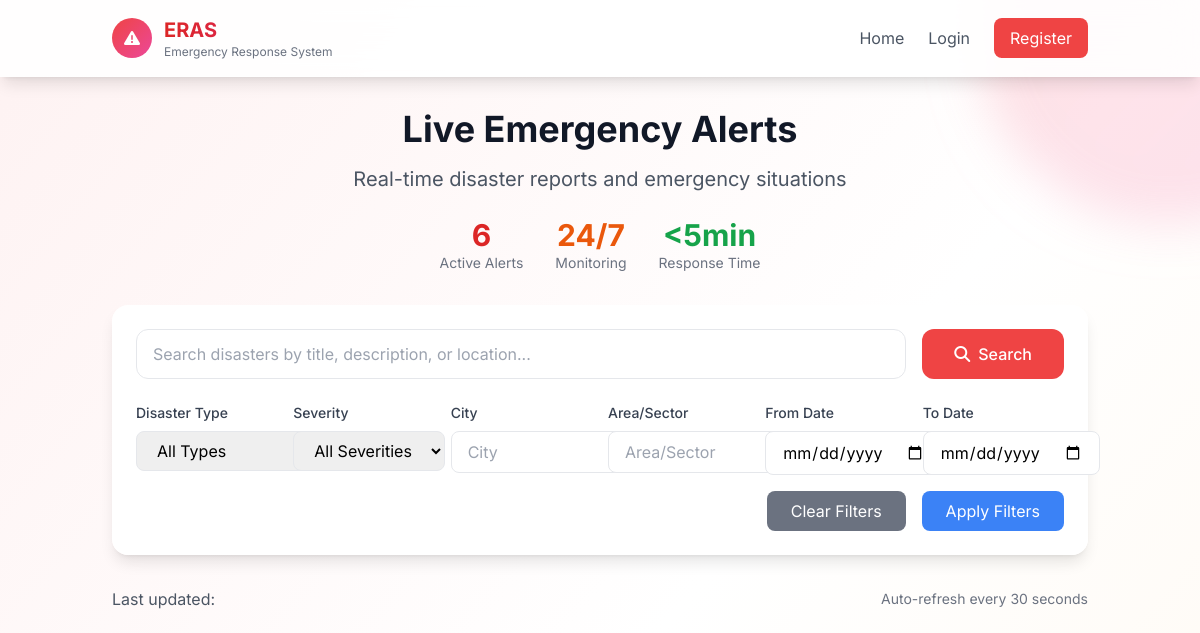
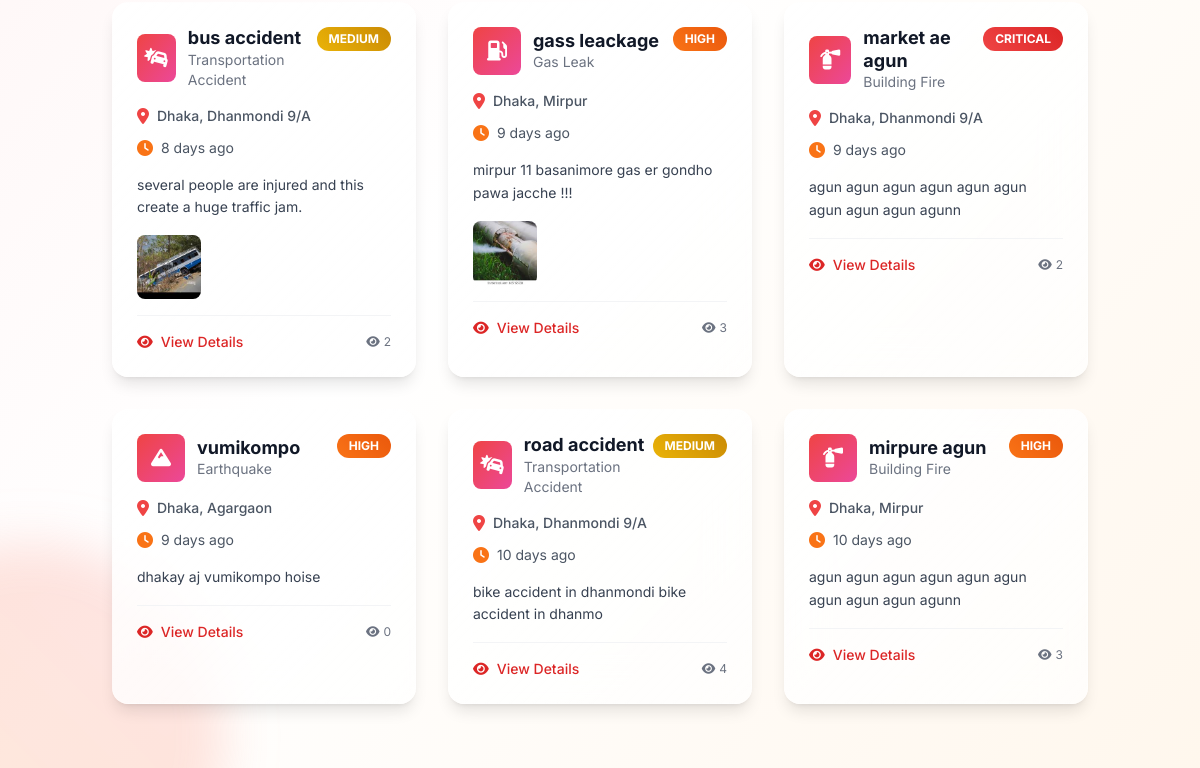
The app's page /disasters/, older data (2 pictures, top to bottom).
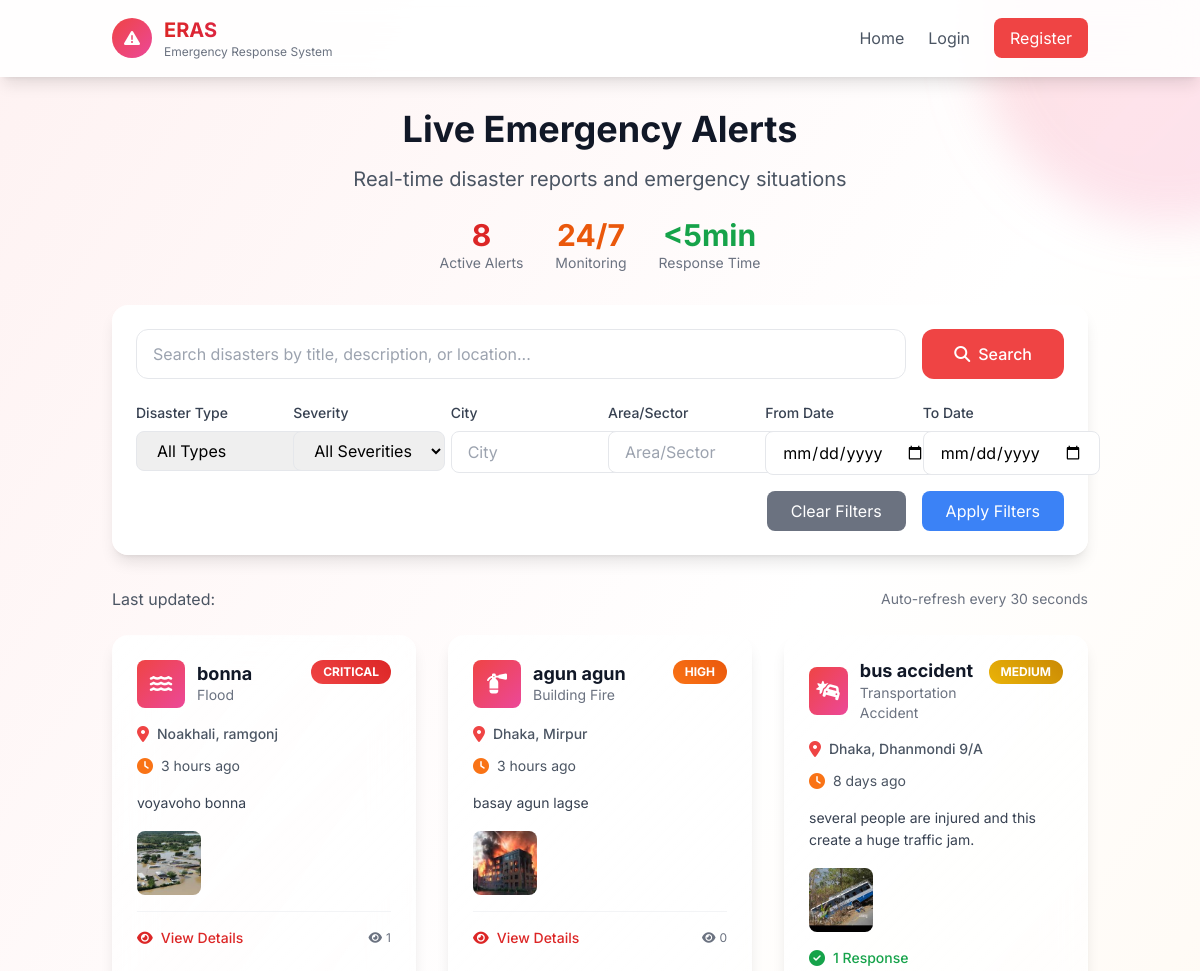
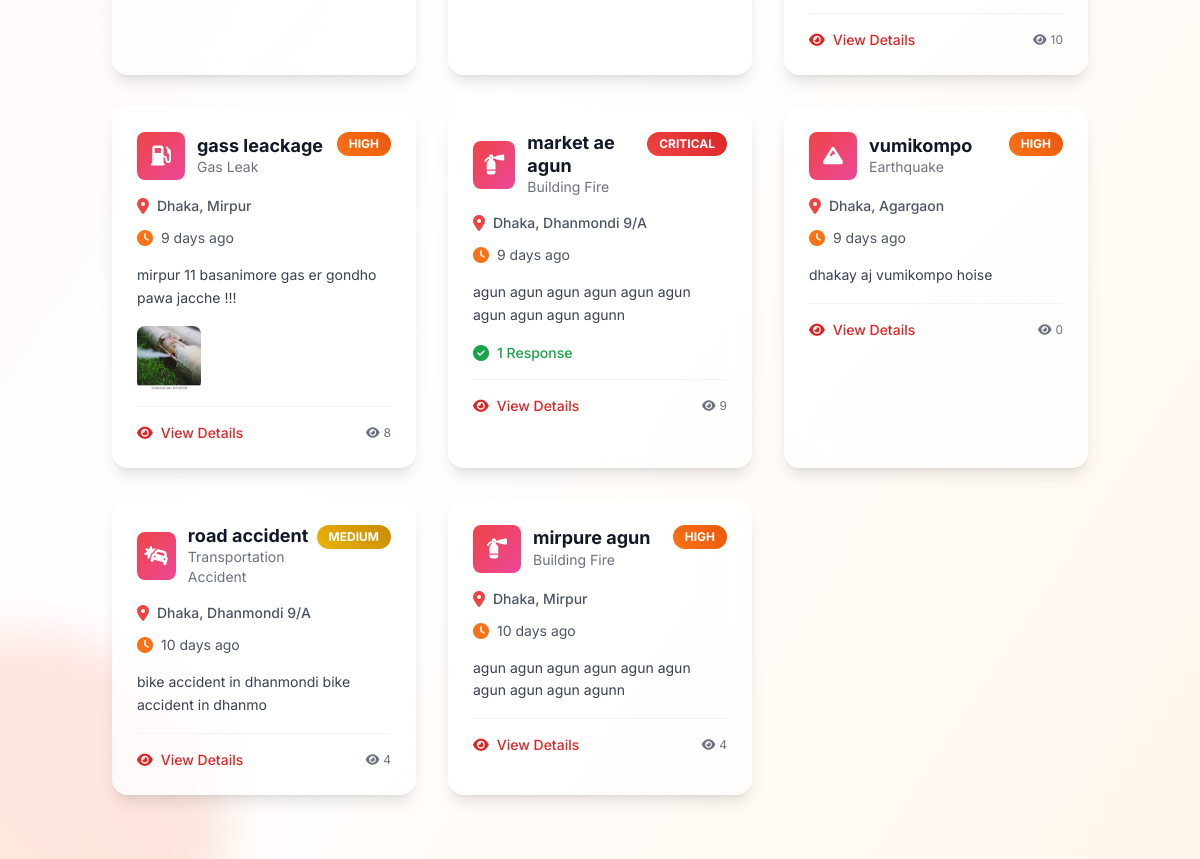
The same page, newer data (2 pictures, top to bottom).
### disasters/models.py (models this page shows, shortened)
class Disaster(models.Model):
    DISASTER_TYPE_CHOICES = [
        ('earthquake', 'Earthquake'),
        ('flood', 'Flood'),
        ('cyclone_storm', 'Cyclone/Storm'),
        ('wildfire', 'Fire (Wildfire)'),
        ('landslide', 'Landslide'),
        ('drought', 'Drought'),
        ('tsunami', 'Tsunami'),
        ('natural_other', 'Natural - Others'),
        ('building_fire', 'Building Fire'),
        ('industrial_accident', 'Industrial Accident'),
        ('chemical_spill', 'Chemical Spill'),
        ('transportation_accident', 'Transportation Accident'),
        ('bomb_threat', 'Bomb Threat/Explosion'),
        ('gas_leak', 'Gas Leak'),
        ('structural_collapse', 'Structural Collapse'),
        ('manmade_other', 'Man-Made - Others'),
    ]
    CATEGORY_CHOICES = [
        ('natural', 'Natural Disaster'),
        ('manmade', 'Man-Made Disaster'),
    ]
    SEVERITY_CHOICES = [
        ('critical', 'Critical'),
        ('high', 'High'),
        ('medium', 'Medium'),
        ('low', 'Low'),
    ]
    STATUS_CHOICES = [
        ('draft', 'Draft'),
        ('pending', 'Pending Review'),
        ('approved', 'Approved'),
        ('rejected', 'Rejected'),
        ('resolved', 'Resolved'),
        ('cancelled', 'Cancelled'),
    ]
    title = models.CharField(max_length=200)
    disaster_type = models.CharField(max_length=30, choices=DISASTER_TYPE_CHOICES)
    category = models.CharField(max_length=10, choices=CATEGORY_CHOICES)
    severity = models.CharField(max_length=10, choices=SEVERITY_CHOICES)
    description = models.TextField(
        max_length=50,  # Add max_length constraint
        help_text="Maximum 50 characters required"  # Update help text
    )
    city = models.CharField(max_length=100)
    area_sector = models.CharField(max_length=100)
    specific_address = models.TextField(blank=True, help_text="Optional specific address")
    landmarks = models.CharField(max_length=200, blank=True, help_text="Nearby landmarks")
    incident_datetime = models.DateTimeField(help_text="When the disaster actually occurred")
    created_at = models.DateTimeField(auto_now_add=True)
    updated_at = models.DateTimeField(auto_now=True)
    reporter = models.ForeignKey(User, on_delete=models.CASCADE, related_name='reported_disasters')
    emergency_contact = models.CharField(max_length=15, blank=True, help_text="Emergency contact on scene")
    status = models.CharField(max_length=15, choices=STATUS_CHOICES, default='draft')
    approved_by = models.ForeignKey(User, on_delete=models.SET_NULL, null=True, blank=True,
                                    related_name='approved_disasters')
    approved_at = models.DateTimeField(null=True, blank=True)
    rejection_reason = models.TextField(blank=True)
    resolved_at = models.DateTimeField(null=True, blank=True)
    resolution_notes = models.TextField(blank=True)
    view_count = models.PositiveIntegerField(default=0)
    is_active = models.BooleanField(default=True)
    class Meta:
        ordering = ['-created_at']
        indexes = [
            models.Index(fields=['status', 'city', 'area_sector']),
            models.Index(fields=['disaster_type', 'severity']),
            models.Index(fields=['created_at']),
        ]
    def get_time_since_reported(self):
        now = timezone.now()
        diff = now - self.created_at
        if diff.days > 0:
            return f"{diff.days} day{'s' if diff.days != 1 else ''} ago"
        elif diff.seconds > 3600:
            hours = diff.seconds // 3600
            return f"{hours} hour{'s' if hours != 1 else ''} ago"
        elif diff.seconds > 60:
            minutes = diff.seconds // 60
            return f"{minutes} minute{'s' if minutes != 1 else ''} ago"
        else:
            return "Just now"
    def get_disaster_icon(self):
        icons = {
            'earthquake': 'fas fa-mountain',
            'flood': 'fas fa-water',
            'cyclone_storm': 'fas fa-wind',
            'wildfire': 'fas fa-fire',
            'landslide': 'fas fa-mountain',
            'drought': 'fas fa-sun',
            'tsunami': 'fas fa-water',
            'building_fire': 'fas fa-fire-extinguisher',
            'industrial_accident': 'fas fa-industry',
            'chemical_spill': 'fas fa-vial',
            'transportation_accident': 'fas fa-car-crash',
            'bomb_threat': 'fas fa-bomb',
            'gas_leak': 'fas fa-gas-pump',
            'structural_collapse': 'fas fa-building',
        }
        return icons.get(self.disaster_type, 'fas fa-exclamation-triangle')

class DisasterImage(models.Model):
    disaster = models.ForeignKey(Disaster, on_delete=models.CASCADE, related_name='images')
    image = models.ImageField(upload_to='disaster_images/%Y/%m/%d/')
    caption = models.CharField(max_length=200, blank=True)
    uploaded_at = models.DateTimeField(auto_now_add=True)
    is_primary = models.BooleanField(default=False)
    class Meta:
        ordering = ['-is_primary', 'uploaded_at']

### disasters/views.py (the view, shortened to what this page needs)
# urls.py: path('', views.disaster_list, name='disaster_list'),
def disaster_list(request):
    disasters = Disaster.objects.filter(status='approved').select_related('reporter')
    form = DisasterFilterForm(request.GET)
    if form.is_valid():
        if form.cleaned_data.get('disaster_type'):
            disasters = disasters.filter(disaster_type=form.cleaned_data['disaster_type'])
        if form.cleaned_data.get('severity'):
            disasters = disasters.filter(severity=form.cleaned_data['severity'])
        if form.cleaned_data.get('city'):
            disasters = disasters.filter(city__icontains=form.cleaned_data['city'])
        if form.cleaned_data.get('area_sector'):
            disasters = disasters.filter(area_sector__icontains=form.cleaned_data['area_sector'])
        if form.cleaned_data.get('date_from'):
            disasters = disasters.filter(created_at__date__gte=form.cleaned_data['date_from'])
        if form.cleaned_data.get('date_to'):
            disasters = disasters.filter(created_at__date__lte=form.cleaned_data['date_to'])
    search_query = request.GET.get('search', '')
    paginator = Paginator(disasters, 12)
    page_number = request.GET.get('page')
    page_obj = paginator.get_page(page_number)
    context = {
        'page_obj': page_obj,
        'filter_form': form,
        'search_query': search_query,
        'total_disasters': disasters.count(),
    }
    return render(request, 'disasters/disaster_list.html', context)

### templates/disasters/disaster_list.html (shortened to what the changed rows need)
{% load disasters_tags %}
<!DOCTYPE html>
<html lang="en">
<head>
    <script src="https://cdn.tailwindcss.com"></script>
    <link rel="stylesheet" href="https://cdnjs.cloudflare.com/ajax/libs/font-awesome/6.4.0/css/all.min.css">
</head>
<body class="min-h-screen bg-gradient-to-br from-red-50 via-white to-orange-50">
    <header class="bg-white/90 backdrop-blur-lg shadow-lg sticky top-0 z-50 border-b border-white/20">
        <div class="container mx-auto px-6 py-4 flex items-center justify-between">
            <div class="flex items-center space-x-3">
                <div>
                    <h1 class="text-xl font-bold bg-gradient-to-r from-red-600 to-pink-600 bg-clip-text text-transparent">ERAS</h1>
                </div>
            </div>
        </div>
    </header>
    <div class="container mx-auto px-6 py-8 relative z-10">
        <div class="text-center mb-8">
            <h2 class="text-4xl font-bold text-gray-900 mb-4">Live Emergency Alerts</h2>
            <div class="mt-6 flex items-center justify-center space-x-8">
                <div class="text-center">
                    <div class="text-3xl font-bold text-red-600">{{ total_disasters }}</div>
                    <div class="text-sm text-gray-500">Active Alerts</div>
                </div>
            </div>
        </div>
        {% if page_obj.object_list %}
            <div class="grid grid-cols-1 md:grid-cols-2 lg:grid-cols-3 gap-8 mb-8" id="disasterGrid">
                {% for disaster in page_obj.object_list %}
                    <div class="disaster-card rounded-2xl p-6 shadow-lg hover:shadow-2xl transition-all duration-300">
                        <div class="flex items-start justify-between mb-4">
                            <div class="flex items-center space-x-3">
                                <div class="w-12 h-12 bg-gradient-to-br from-red-500 to-pink-500 rounded-lg flex items-center justify-center text-white text-xl">
                                    <i class="{{ disaster.get_disaster_icon }}"></i>
                                </div>
                                <div>
                                    <h3 class="font-bold text-gray-900 text-lg leading-tight">{{ disaster.title|truncatechars:30 }}</h3>
                                    <p class="text-sm text-gray-500">{{ disaster.get_disaster_type_display }}</p>
                                </div>
                            </div>
                            <div class="severity-badge severity-{{ disaster.severity }} px-3 py-1 rounded-full text-xs font-bold">
                                {{ disaster.get_severity_display|upper }}
                            </div>
                        </div>
                        <div class="flex items-center text-gray-600 mb-3">
                            <i class="fas fa-map-marker-alt mr-2 text-red-500"></i>
                            <span class="text-sm font-medium">{{ disaster.city }}, {{ disaster.area_sector }}</span>
                        </div>
                        <div class="flex items-center text-gray-600 mb-4">
                            <i class="fas fa-clock mr-2 text-orange-500"></i>
                            <span class="text-sm">{{ disaster.get_time_since_reported }}</span>
                        </div>
                        <div class="mb-4">
                            <p class="text-gray-700 text-sm leading-relaxed">
                                {{ disaster.description|truncatechars:120 }}
                            </p>
                        </div>
                        {% if disaster.images.exists %}
                            <div class="mb-4">
                                <div class="flex space-x-2 overflow-x-auto">
                                    {% for image in disaster.images.all|slice:":3" %}
                                        <img src="{{ image.image.url }}" alt="{{ image.caption|default:'Disaster image' }}"
                                             class="w-16 h-16 object-cover rounded-lg flex-shrink-0">
                                    {% endfor %}
                                </div>
                            </div>
                        {% endif %}
                        {% if disaster.responses.exists %}
                            <div class="mb-4 flex items-center text-green-600">
                                <i class="fas fa-check-circle mr-2"></i>
                                <span class="text-sm font-medium">{{ disaster.responses.count }} Response{{ disaster.responses.count|pluralize }}</span>
                            </div>
                        {% endif %}
                        <div class="flex items-center justify-between pt-4 border-t border-gray-100">
                            <a href="{% url 'disasters:disaster_detail' disaster.id %}"
                               class="flex items-center text-red-600 hover:text-red-700 font-medium text-sm transition-colors">
                                <i class="fas fa-eye mr-2"></i>View Details
                            </a>
                            <div class="flex items-center space-x-4">
                                <span class="text-xs text-gray-500 flex items-center">
                                    <i class="fas fa-eye mr-1"></i>{{ disaster.view_count }}
                                </span>
                            </div>
                        </div>
                    </div>
                {% endfor %}
            </div>
        {% endif %}
    </div>
</body>
</html>

Row changes from the older to the newer data that the page shows:
added Disaster: title "bonna", disaster_type "Flood", severity "CRITICAL", city "Noakhali", area_sector "ramgonj", get_time_since_reported "3 hours ago", description "voyavoho bonna", view_count "1"
added DisasterImage: image (picture), shown under "bonna"
added Disaster: title "agun agun", disaster_type "Building Fire", severity "HIGH", city "Dhaka", area_sector "Mirpur", get_time_since_reported "3 hours ago", description "basay agun lagse", view_count "0"
added DisasterImage: image (picture), shown under "agun agun"
changed Disaster "bus accident": responses.count (not shown) → "1"; view_count "2" → "10"
changed Disaster "gass leackage": view_count "3" → "8"
changed Disaster "market ae agun": responses.count (not shown) → "1"; view_count "2" → "9"
changed Disaster "mirpure agun": view_count "3" → "4"
Text that changed along with them:
{{ total_disasters }}: "6" → "8"
